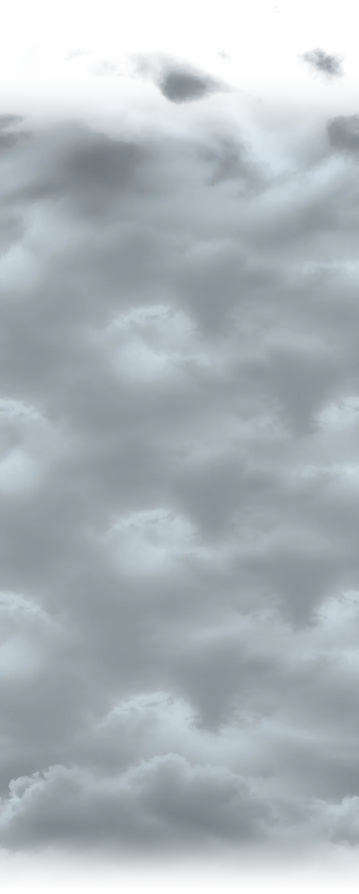
#> input picture tools/clouds-plain.webp, 717 x 1788 px (shown at 1/2 size)
$ python cloud_layers.py clouds-plain.webp clouds-plain.webp
#> lines starting #> are read from the running program, lines starting #| are printed output that depends on the picture
"""Makes the near cloud layer (public/clouds-near.webp) and gives the main clouds a
billowing top edge (public/clouds.webp, from the plain version). Needs numpy and Pillow.

    python tools/cloud_layers.py tools/clouds-plain.webp <out dir>
    cwebp -q 80 -alpha_q 88 <out dir>/clouds.png -o public/clouds.webp
    cwebp -q 78 -alpha_q 85 <out dir>/clouds-near.png -o public/clouds-near.webp

- noise that wraps at the sides (made in frequency space), so both still drift sideways
  without a seam
- clouds.webp: the band where the clouds begin gets lumps of cloud reaching up, so they
  cover the logo a piece at a time
- clouds-near.webp: separate puffs, lit from above (lighter tops, darker undersides),
  scattered down a tall strip; it passes in front of the logo and the texts
"""
import sys
import numpy as np
from PIL import Image

src, out = sys.argv[1], sys.argv[2]
rng = np.random.default_rng(7)


def smooth(a, b, x):
    t = np.clip((x - a) / (b - a), 0, 1)
    return t * t * (3 - 2 * t)


def noise(h, w, scales):
    """Fractal noise in 0..1 that wraps at all edges: white noise, low-passed in frequency space."""
    fy = np.fft.fftfreq(h)[:, None]
    fx = np.fft.fftfreq(w)[None, :]
    total = np.zeros((h, w))
    for scale, weight in scales:
        g = np.exp(-(fx ** 2 + fy ** 2) * (np.pi * scale) ** 2 / 2)
        n = np.real(np.fft.ifft2(np.fft.fft2(rng.standard_normal((h, w))) * g))
        total += weight * (n - n.mean()) / n.std()
    total = (total - total.min()) / (total.max() - total.min())
    return total


# Main clouds: a billowing top edge, like the top of a cumulus bank: overlapping round
# billows of different sizes along the width (wrapping at the sides), filled with the
# cloud texture from a little further down.
im = np.asarray(Image.open(src).convert("RGBA")).astype(np.float32)
H, W = im.shape[:2]
#> H = 1788; W = 717
ys, xs = np.mgrid[0:H, 0:W].astype(np.float32)
base = 0.115 * H  # where the solid cloud used to start
#> base = 205.6
top = np.full(W, base + 6.0)
#> top = 717 values from 211.6 to 211.6
cols = np.arange(W, dtype=np.float32)
#> cols = 717 values from 0 to 716


def billow(cx, cy, r):
    dx = np.minimum(np.abs(cols - cx), W - np.abs(cols - cx))
    inside = dx < r
    top[inside] = np.minimum(top[inside], cy - np.sqrt(r * r - dx[inside] ** 2))


# big billows side by side, overlapping; then smaller ones piled on their tops
for cx in np.linspace(0, W, 12, endpoint=False) + rng.uniform(0, 60):
    billow(cx % W, base + rng.uniform(10, 45), rng.uniform(48, 92))
for r_lo, r_hi, count in ((18, 38, 26), (7, 16, 40)):
    for _ in range(count):
        cx = rng.uniform(0, W)
        r = rng.uniform(r_lo, r_hi)
        # its middle no higher than the bank where its sides land, so it sits on the
        # bank (no straight sides)
        sides = top[np.r_[int(cx - r) % W, int(cx + r) % W]].max()
        billow(cx, sides + rng.uniform(0.0, 0.25) * r, r)
fine = noise(H, W, [(W * 0.02, 0.7), (W * 0.008, 0.3)])
#> after the loop in noise, `for scale, weight in scales:`:
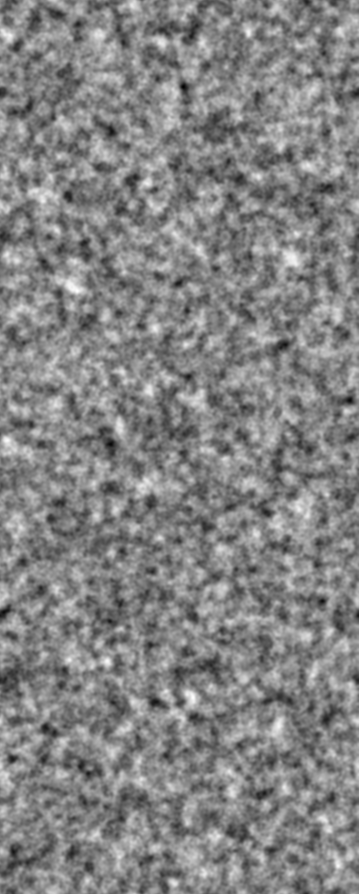
#> total: shape (1788, 717) float64 (shown at 1/2 size); min -3.26, max 3.05, mean -2.51e-17; drawn with min black and max white
edge_alpha = smooth(-5, 7, ys - top[None, :] + 14 * (fine - 0.5))
shift = int(0.1 * H)
#> shift = 178
upper = ys < base + 0.1 * H
# above and around the old edge, the texture from a little further down, blending back
# into the original below it
moved = np.roll(im[..., :3], -shift, axis=0)
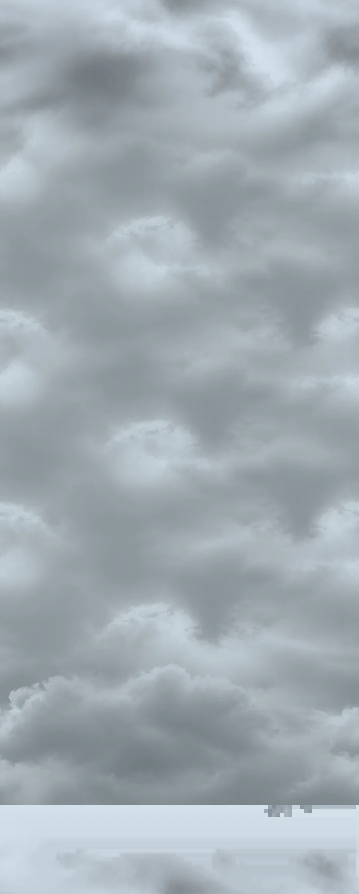
#> moved: shape (1788, 717, 3) float32 (shown at 1/2 size); mean R, G, B 160.6, 171.6, 177.8
k = smooth(base + 0.02 * H, base + 0.09 * H, ys)[..., None]
rgb = moved * (1 - k) + im[..., :3] * k
# billow tops a little lighter, as if lit from above
light = smooth(14, 0, ys - top[None, :]) * upper
rgb = rgb + (np.array([228, 233, 236]) - rgb) * (0.25 * light)[..., None]
alpha = im[..., 3] / 255
alpha = np.where(ys < base + 0.06 * H, edge_alpha, np.maximum(alpha, edge_alpha * upper))
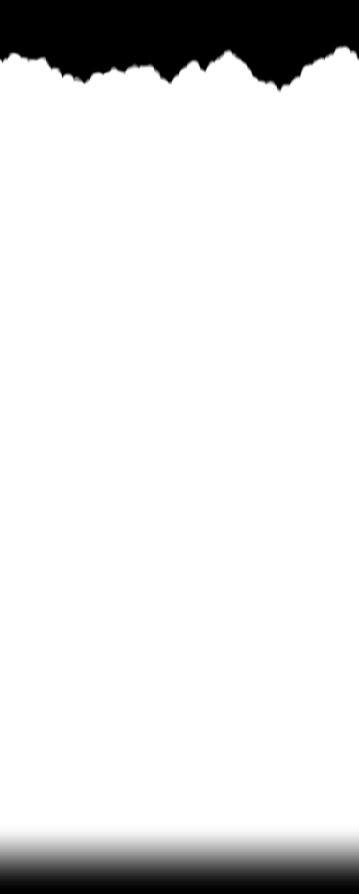
#> alpha: shape (1788, 717) float64 (shown at 1/2 size); min 0, max 1, mean 0.885
im = np.dstack([rgb, alpha[..., None] * 255])
Image.fromarray(im.clip(0, 255).astype(np.uint8)).save(f"{out}/clouds.png")

# Near layer: soft, mostly see-through puffs with the photo's cloud texture, lit from
# above, scattered down a tall strip.
h, w = 2400, 1200
y = np.linspace(0, 1, h)[:, None]
n = noise(h, w, [(320, 0.7), (120, 0.24), (40, 0.06)])
#> call 2 of noise, with h = 2400, w = 1200
#> after the loop in noise (call 2), `for scale, weight in scales:`:
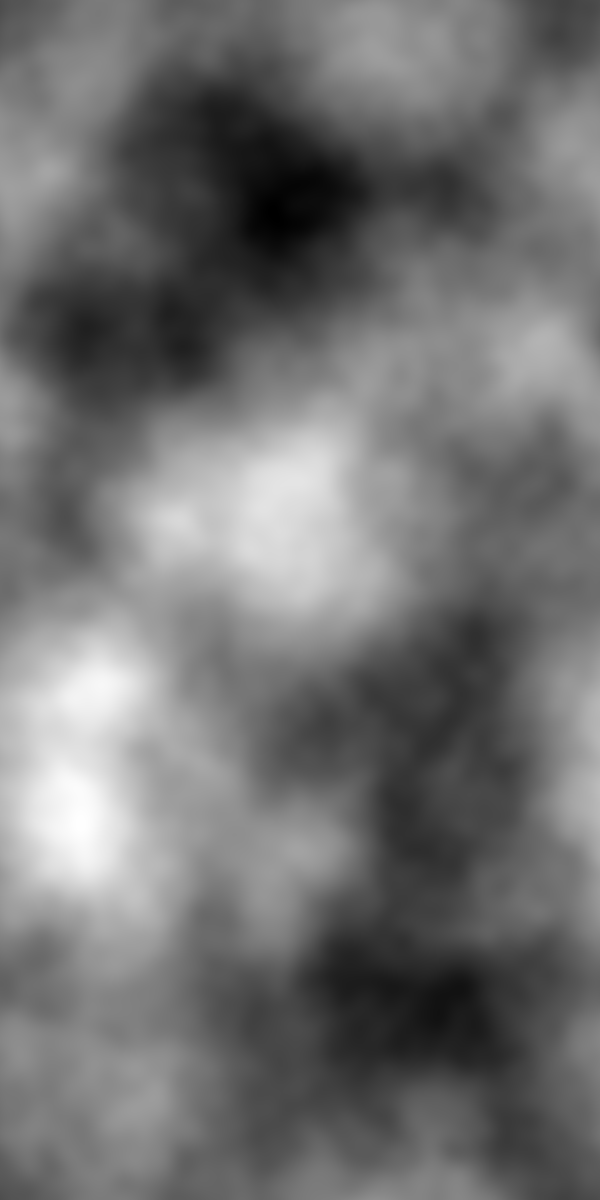
#> total: shape (2400, 1200) float64 (shown at 1/2 size); min -1.71, max 2.15, mean 1.11e-16; drawn with min black and max white
cover = noise(h, 1, [(300, 1.0)])
thr = 1 - (0.2 + 0.35 * cover)
a = smooth(thr - 0.07, thr + 0.12, n)
a *= smooth(0.0, 0.06, y) * (1 - smooth(0.9, 1.0, y))
tex = np.asarray(Image.open(src).convert("RGB")).astype(np.float32)
tex = tex[int(tex.shape[0] * 0.4):int(tex.shape[0] * 0.75)]
#> tex: shape (626, 717, 3) float32
tex = np.asarray(Image.fromarray(tex.astype(np.uint8)).resize((w, int(tex.shape[0] * w / tex.shape[1])))).astype(np.float32)
#> tex: shape (1047, 1200, 3) float32
tex = np.concatenate([tex, tex[::-1]] * (h // (2 * tex.shape[0]) + 1), 0)[:h]
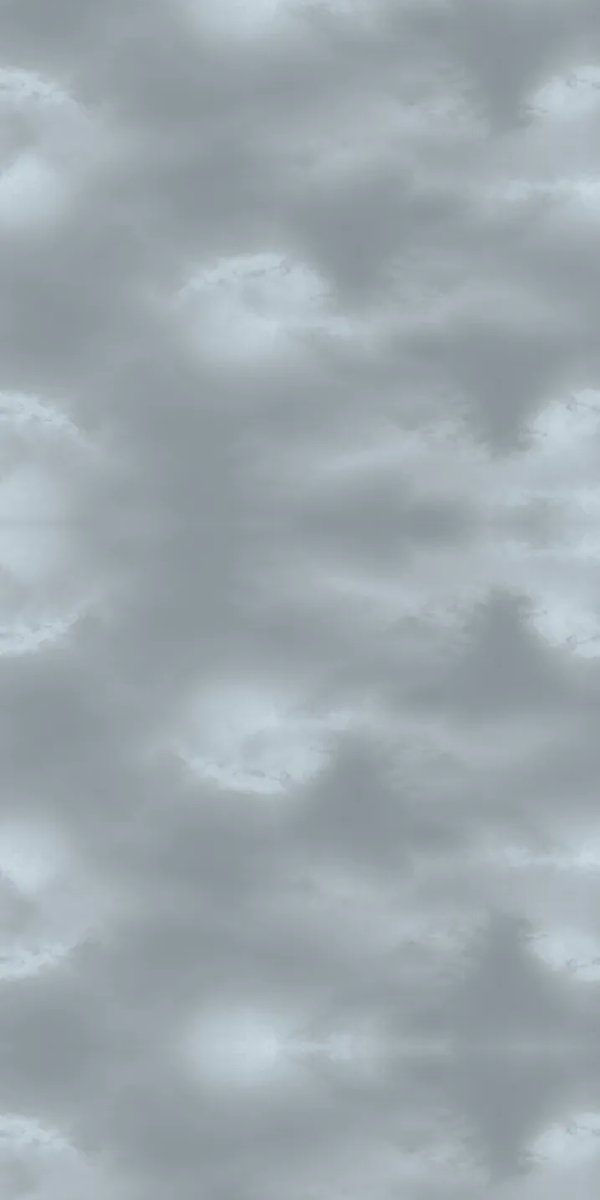
#> tex: shape (2400, 1200, 3) float32 (shown at 1/2 size); mean R, G, B 158.1, 168.6, 173.3
lum = tex.mean(2, keepdims=True)
lit = np.clip(0.5 + 4.5 * (n - np.roll(n, 40, axis=0)) + 0.8 * (n - thr), 0, 1)[..., None]
rgb = lum * (0.6 + 0.8 * lit) * np.array([0.95, 0.99, 1.02])  # brighter tops, darker undersides: they stand out from the bank behind
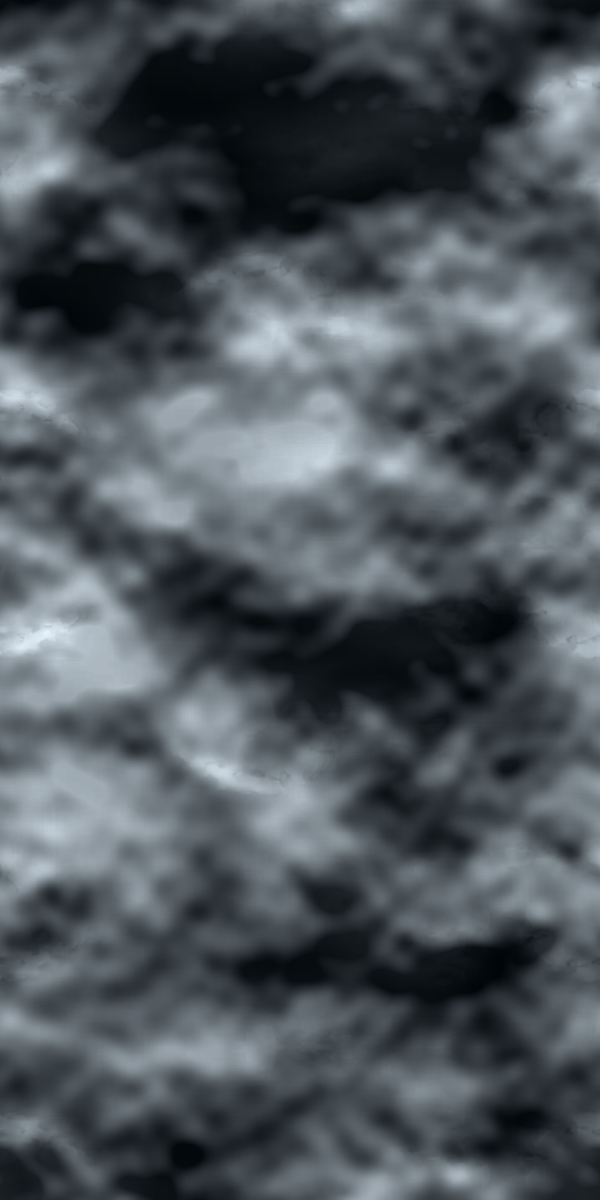
#> rgb: shape (2400, 1200, 3) float64 (shown at 1/2 size); mean R, G, B 142, 148, 152.5; drawn with min black and max white
Image.fromarray(np.dstack([rgb, a[..., None] * 215]).clip(0, 255).astype(np.uint8)).save(f"{out}/clouds-near.png")
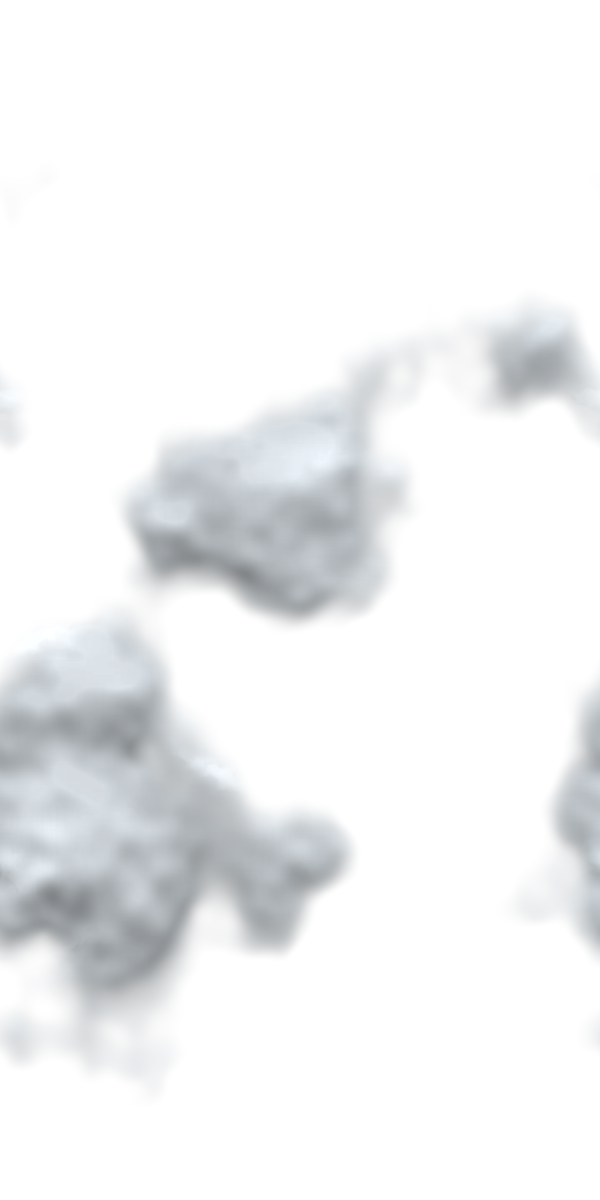
#> saved as clouds-near.png: PIL image 1200x2400 RGBA (shown at 1/2 size); mean R, G, B, A 141.5, 147.5, 152, 40.6; transparent parts drawn white
